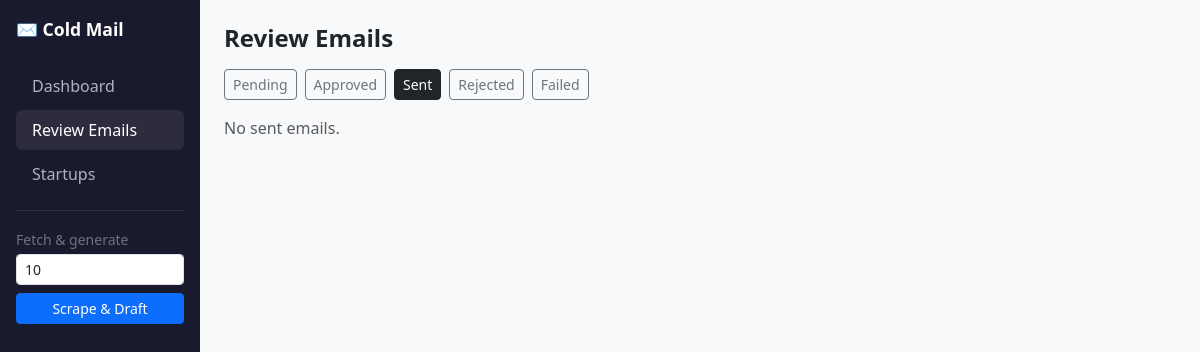
/review?status=sent, run on an earlier commit of the app's database.
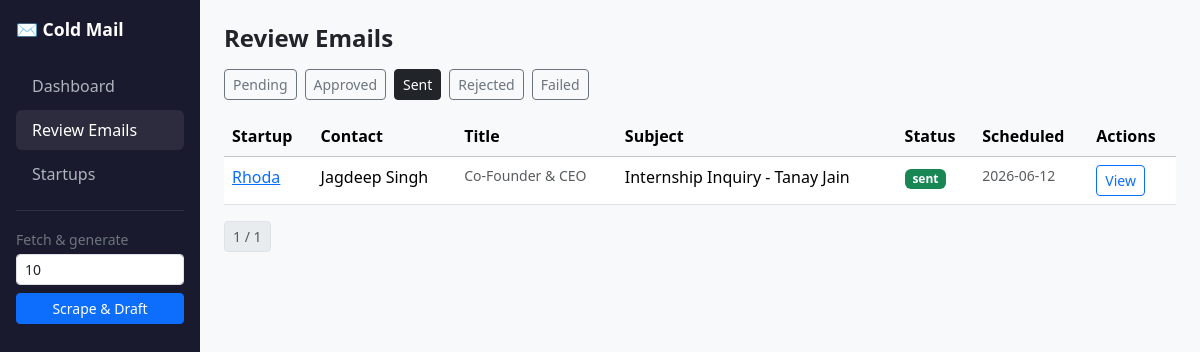
And on a later commit of the database.
### database.py (models this page shows, shortened)
class Startup(db.Model):
    __tablename__ = "startups"
    id = db.Column(db.Integer, primary_key=True)
    name = db.Column(db.String(200), nullable=False, unique=True)
    website = db.Column(db.String(300))
    linkedin_url = db.Column(db.String(300))
    sector = db.Column(db.String(100))
    funding_amount_usd = db.Column(db.Float)
    funding_round = db.Column(db.String(50))
    funding_date = db.Column(db.String(50))
    description = db.Column(db.Text)
    location = db.Column(db.String(100))
    source = db.Column(db.String(50))   # apollo / tracxn / manual
    created_at = db.Column(db.DateTime, default=datetime.utcnow)
    contacts = db.relationship("Contact", backref="startup", lazy=True)

class Contact(db.Model):
    __tablename__ = "contacts"
    id = db.Column(db.Integer, primary_key=True)
    startup_id = db.Column(db.Integer, db.ForeignKey("startups.id"), nullable=False)
    first_name = db.Column(db.String(100))
    last_name = db.Column(db.String(100))
    email = db.Column(db.String(200), unique=True)
    title = db.Column(db.String(200))
    linkedin_url = db.Column(db.String(300))
    source = db.Column(db.String(50))
    created_at = db.Column(db.DateTime, default=datetime.utcnow)
    emails = db.relationship("Email", backref="contact", lazy=True)
    @property
    def full_name(self):
        return f"{self.first_name or ''} {self.last_name or ''}".strip()

class Email(db.Model):
    __tablename__ = "emails"
    id = db.Column(db.Integer, primary_key=True)
    contact_id = db.Column(db.Integer, db.ForeignKey("contacts.id"), nullable=False)
    subject = db.Column(db.String(300))
    body = db.Column(db.Text)
    status = db.Column(db.String(30), default="pending")  # pending / approved / rejected / sent / failed
    scheduled_date = db.Column(db.Date)
    sent_at = db.Column(db.DateTime)
    gmail_message_id = db.Column(db.String(200))
    created_at = db.Column(db.DateTime, default=datetime.utcnow)
    edited_subject = db.Column(db.String(300))
    edited_body = db.Column(db.Text)
    @property
    def final_subject(self):
        return self.edited_subject or self.subject

### app.py (the view)
@app.route("/review")
def review():
    page = request.args.get("page", 1, type=int)
    status_filter = request.args.get("status", "pending")
    query = (
        Email.query
        .join(Contact, Email.contact_id == Contact.id)
        .join(Startup, Contact.startup_id == Startup.id)
        .filter(Email.status == status_filter)
        .order_by(Startup.name, Email.id)
        .paginate(page=page, per_page=20, error_out=False)
    )
    return render_template("review.html", emails=query, status_filter=status_filter)

### templates/review.html (shortened to what this page needs)
{% extends "base.html" %}
{% block content %}
<div class="d-flex align-items-center justify-content-between mb-3">
  <h4 class="fw-bold mb-0">Review Emails</h4>
</div>
<div class="mb-3 d-flex gap-2">
  {% for s in ['pending','approved','sent','rejected','failed'] %}
  <a href="/review?status={{ s }}" class="btn btn-sm {% if status_filter==s %}btn-dark{% else %}btn-outline-secondary{% endif %}">{{ s|capitalize }}</a>
  {% endfor %}
</div>
{% if emails.items %}
<div class="table-responsive">
  <table class="table table-hover bg-white">
    <thead class="table-light">
      <tr>
        <th>Startup</th>
        <th>Contact</th>
        <th>Title</th>
        <th>Subject</th>
        <th>Status</th>
        <th>Scheduled</th>
        <th>Actions</th>
      </tr>
    </thead>
    <tbody>
    {% for email in emails.items %}
      {% set contact = email.contact %}
      {% set startup = contact.startup %}
      <tr>
        <td><a href="/startup/{{ startup.id }}">{{ startup.name }}</a></td>
        <td>{{ contact.full_name }}</td>
        <td class="text-muted small">{{ contact.title }}</td>
        <td>{{ email.final_subject[:60] }}{% if email.final_subject|length > 60 %}…{% endif %}</td>
        <td><span class="badge badge-{{ email.status }}">{{ email.status }}</span></td>
        <td class="small text-muted">{{ email.scheduled_date }}</td>
        <td>
          <a href="/email/{{ email.id }}" class="btn btn-xs btn-outline-primary btn-sm">View</a>
        </td>
      </tr>
    {% endfor %}
    </tbody>
  </table>
</div>
<nav>
  <ul class="pagination pagination-sm">
    <li class="page-item disabled"><span class="page-link">{{ emails.page }} / {{ emails.pages }}</span></li>
  </ul>
</nav>
{% else %}
<div class="text-muted">No {{ status_filter }} emails.</div>
{% endif %}
{% endblock %}

What changed in the data, as far as the page shows it:
now on this page (row edited): Email: edited_subject+subject "Internship Inquiry - Tanay Jain", status "sent", scheduled_date "2026-06-12"
now on this page (row unchanged): Startup: name "Rhoda"
now on this page (row unchanged): Contact: full_name "Jagdeep Singh", title "Co-Founder & CEO"
Also different on the page:
{{ emails.page }}: (not shown) → "1"
{{ emails.pages }}: (not shown) → "1"
{{ status_filter }}: "sent" → (not shown)
text no longer shown: "No emails."
text now shown: "Startup Contact Title Subject Status Scheduled Actions /"
